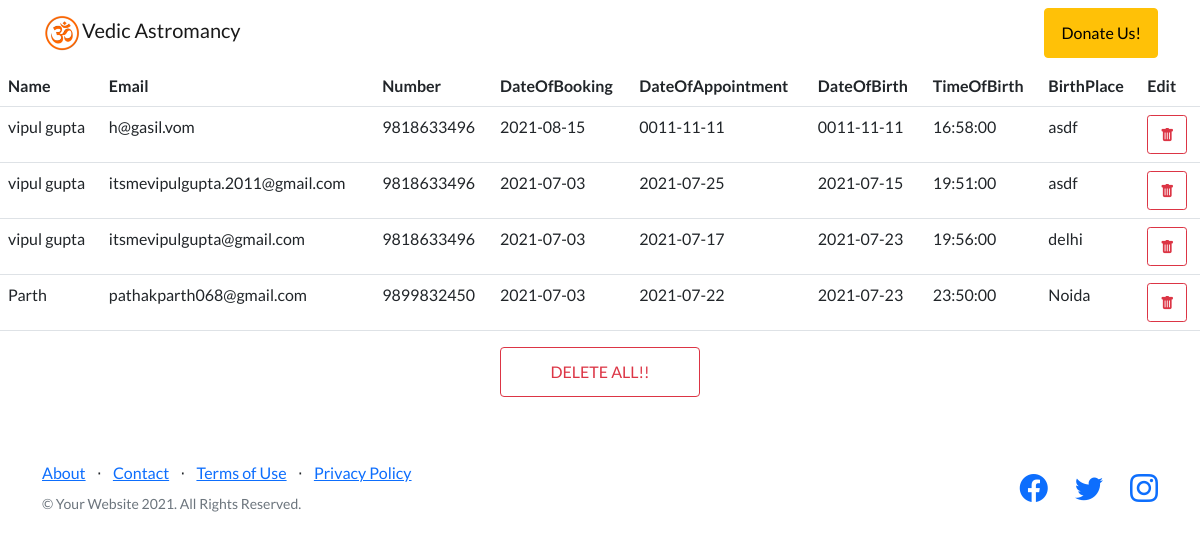
The page /adminProfile.php (signed in) on the database its author committed.
### tables this page shows
CREATE TABLE `Appointments` (
  `Name` varchar(255) NOT NULL,
  `Email` varchar(255) NOT NULL,
  `Number` bigint(15) DEFAULT NULL,
  `DateOfBooking` date NULL,
  `DateOfAppointment` date NOT NULL,
  `DateOfBirth` date NOT NULL,
  `TimeOfBirth` time NOT NULL,
  `BirthPlace` varchar(255) NOT NULL
);

### connection.php (called while the page is built, shortened)
<?php
    $server = "localhost";
    $username = "vip3022";
    $password = "Vipul@212001";
    try{
        $conn = new PDO("mysql:host=$server;dbname=AstromancyVedic", $username, $password);
        $conn->setAttribute(PDO::ATTR_ERRMODE, PDO::ERRMODE_EXCEPTION);
        $allAppointMentQuery = $conn->prepare("SELECT * FROM Appointments");
    }catch(PDOException $e){
        die($e->getMessage());
    }
?>

### adminProfile.php (the view, shortened to what this page needs)
<?php
    include("connection.php");
    include("includes/navbar.php");
    try{
        $allAppointMentQuery->execute();
        $result = $allAppointMentQuery->fetchAll();
    }
    catch(PDOException $e){
        die($e->getMessage());
    }
    echo "<table class = 'table table-hover'><tr><th>Name</th><th>Email</th><th>Number</th><th>DateOfBooking</th><th>DateOfAppointment</th><th>DateOfBirth</th><th>TimeOfBirth</th><th>BirthPlace</th><th>Edit</th></tr>";
    foreach($result as $key){
        echo "<tr><td>" . $key["Name"] . "</td><td>" . $key["Email"] . "</td><td>" . $key["Number"] . "</td><td>" . $key["DateOfBooking"] ."</td><td>" . $key["DateOfAppointment"] . "</td><td>" . $key["DateOfBirth"] . "</td><td>" . $key["TimeOfBirth"] . "</td><td>" . $key["BirthPlace"] . "</td><td><a href='delete.php?Email=" . $key["Email"] . "'class = 'btn btn-outline-danger btn-sm'><i class='bi bi-trash-fill'></i></a></td>" . "</tr>";
    }
    echo "</table>";
    echo "<div class='d-grid gap-2 col-2 mx-auto'>
            <a class = 'btn btn-outline-danger center-block' href='delete.php?Email=All'>DELETE ALL!!</a>
          </div>";
?>
<?php
    include("includes/footer.php");
?>

### includes/navbar.php (shortened to what this page needs)
<!DOCTYPE html>
<html lang="en">
    <head>
        <link href="https://cdn.jsdelivr.net/npm/bootstrap-icons@1.5.0/font/bootstrap-icons.css" rel="stylesheet" type="text/css" />
        <link href="css/styles.css" rel="stylesheet" />
    </head>
    <body>
        <nav class="navbar navbar-light static-top">
            <div class="container">
                <a class="navbar-brand" href="/"><img src="/assets/img/logo.png" alt="Logo" id = "logo">Vedic Astromancy</a>
                <a class="btn btn-warning" href="">Donate Us!</a>
            </div>
        </nav>

### includes/footer.php (shortened to what this page needs)
<footer class="footer">
            <div class="container">
                <div class="row">
                    <div class="col-lg-6 h-100 text-center text-lg-start my-auto">
                        <ul class="list-inline mb-2">
                            <li class="list-inline-item"><a href="#!">About</a></li>
                            <li class="list-inline-item">⋅</li>
                            <li class="list-inline-item"><a href="#!">Contact</a></li>
                            <li class="list-inline-item">⋅</li>
                            <li class="list-inline-item"><a href="#!">Terms of Use</a></li>
                            <li class="list-inline-item">⋅</li>
                            <li class="list-inline-item"><a href="#!">Privacy Policy</a></li>
                        </ul>
                        <p class="text-muted small mb-4 mb-lg-0">&copy; Your Website 2021. All Rights Reserved.</p>
                    </div>
                    <div class="col-lg-6 h-100 text-center text-lg-end my-auto">
                        <ul class="list-inline mb-0">
                            <li class="list-inline-item me-4">
                                <a href=""><i class="bi-facebook fs-3"></i></a>
                            </li>
                            <li class="list-inline-item me-4">
                                <a href=""><i class="bi-twitter fs-3"></i></a>
                            </li>
                            <li class="list-inline-item">
                                <a href="https://www.instagram.com/astromancyvedic/?r=nametag"><i class="bi-instagram fs-3"></i></a>
                            </li>
                        </ul>
                    </div>
                </div>
            </div>
        </footer>
    </body>
</html>

### rows shown on the page
appointments: Name "vipul gupta", Email "h@gasil.vom", Number "9818633496", DateOfBooking "2021-08-15", DateOfAppointment "0011-11-11", DateOfBirth "0011-11-11", TimeOfBirth "16:58:00", BirthPlace "asdf"
appointments: Name "vipul gupta", Email "itsmevipulgupta.2011@gmail.com", Number "9818633496", DateOfBooking "2021-07-03", DateOfAppointment "2021-07-25", DateOfBirth "2021-07-15", TimeOfBirth "19:51:00", BirthPlace "asdf"
appointments: Name "vipul gupta", Email "itsmevipulgupta@gmail.com", Number "9818633496", DateOfBooking "2021-07-03", DateOfAppointment "2021-07-17", DateOfBirth "2021-07-23", TimeOfBirth "19:56:00", BirthPlace "delhi"
appointments: Name "Parth", Email "pathakparth068@gmail.com", Number "9899832450", DateOfBooking "2021-07-03", DateOfAppointment "2021-07-22", DateOfBirth "2021-07-23", TimeOfBirth "23:50:00", BirthPlace "Noida"
